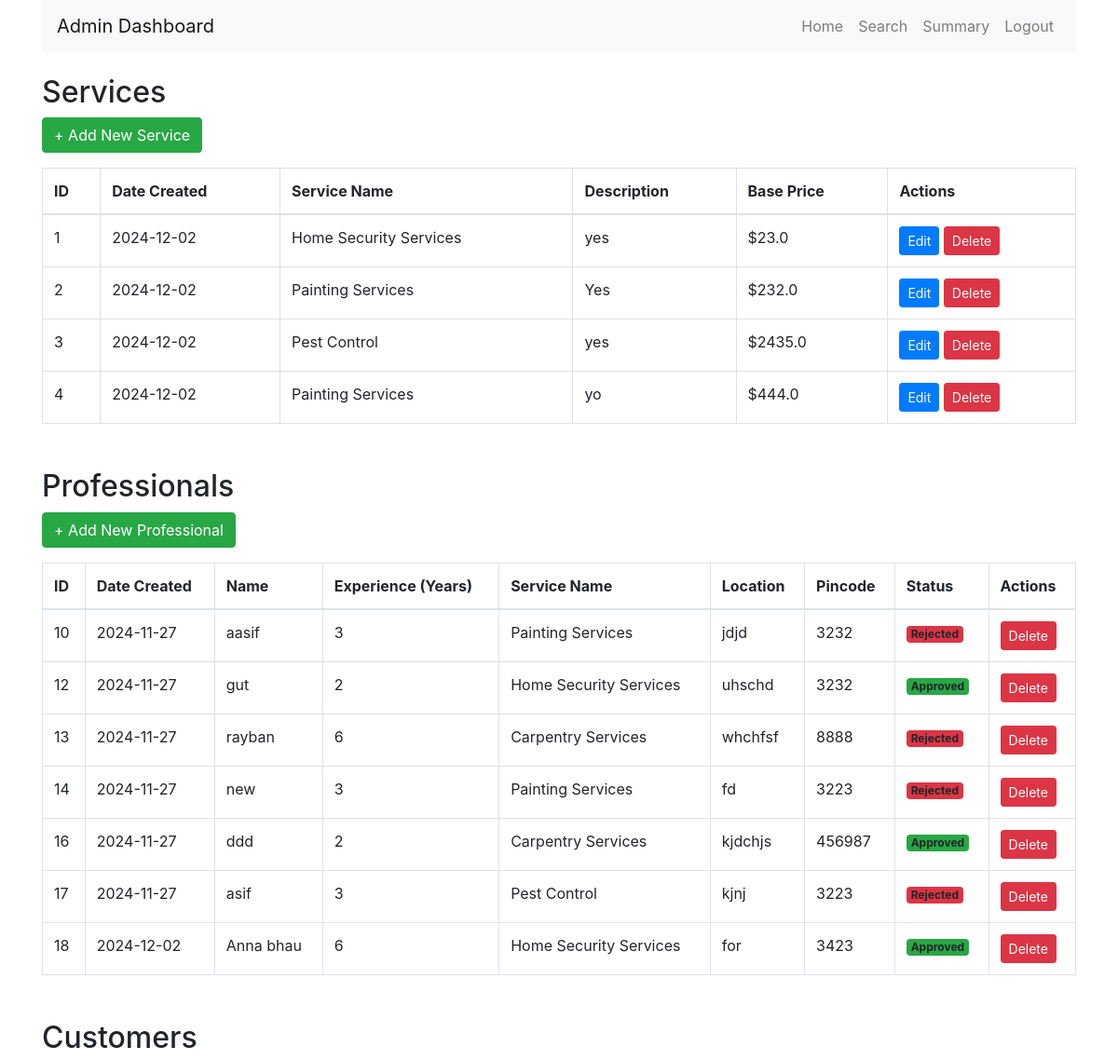
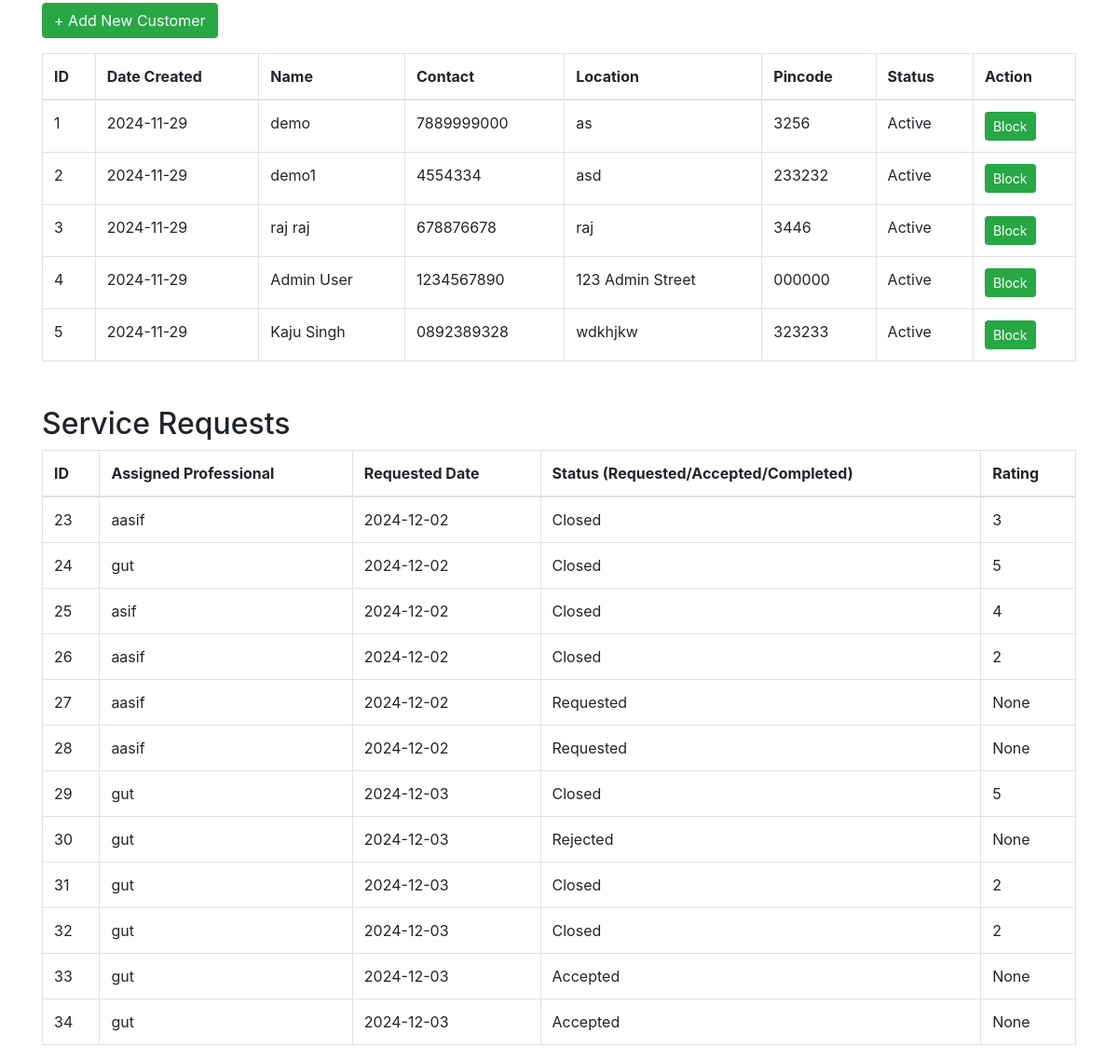
/admin, run on an earlier commit of the app's database (2 pictures, top to bottom).
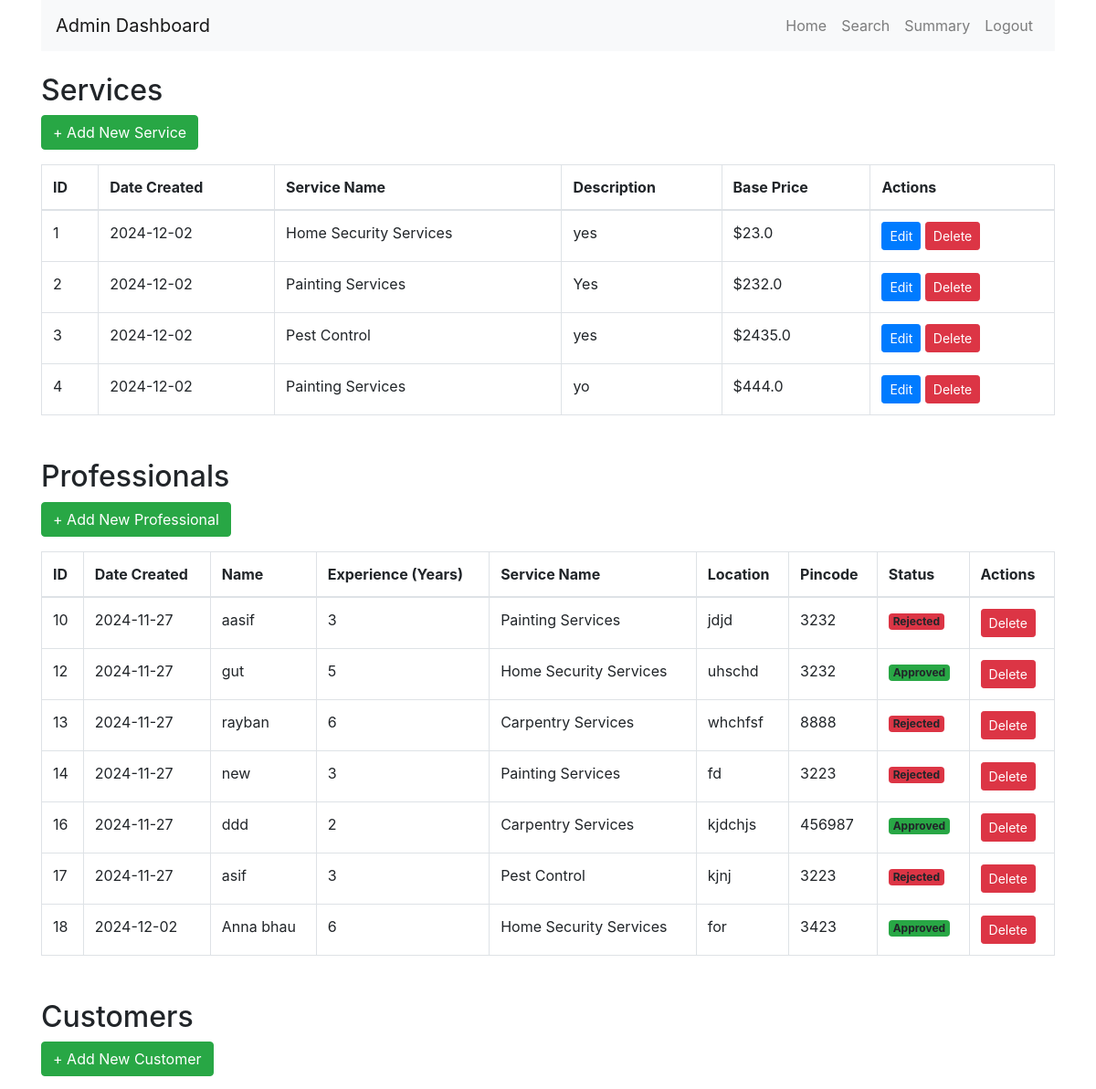
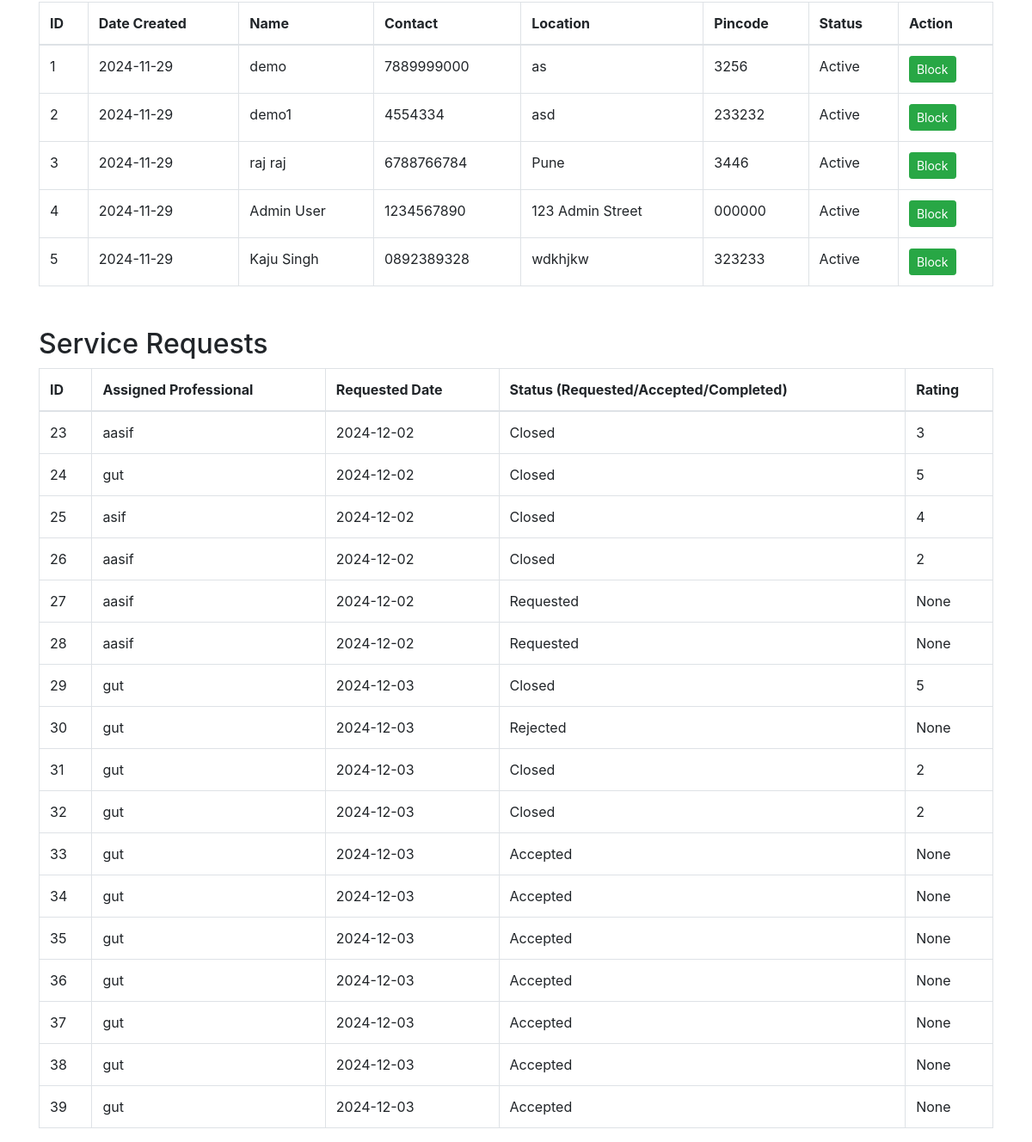
And on a later commit of the database (2 pictures, top to bottom).
### models.py (models this page shows, shortened)
class Service(db.Model):
    __tablename__ = 'service'
    service_id = db.Column(db.Integer, primary_key=True, autoincrement=True, nullable=False)
    user_id = db.Column(db.Integer, db.ForeignKey('users.user_id'), default=1, nullable=True)
    prof_id = db.Column(db.Integer, db.ForeignKey('service_professionals.prof_id'), default=1, nullable=True)
    name = db.Column(db.String(100), nullable=True)
    new_service_name = db.Column(db.String(100), nullable=True)
    description = db.Column(db.Text, nullable=True)
    base_price = db.Column(db.Float, nullable=False)
    date_created = db.Column(db.DateTime, default=datetime.utcnow)
    image = db.Column(db.String(255), nullable=True)

class ServiceProfessional(UserMixin, db.Model):
    __tablename__ = 'service_professionals'
    prof_id = db.Column(db.Integer, primary_key=True, autoincrement=True, nullable=False)  # Auto-increment primary key
    username = db.Column(db.String(255), unique=True, nullable=False)  # Unique username
    password = db.Column(db.String(200), nullable=False)  # Store hashed password
    prof_name = db.Column(db.String(250), nullable=False)  # Name of the professional
    service_type = db.Column(db.String(100), nullable=False)  # Type of service offered
    experience = db.Column(db.String(100), nullable=False)  # Years of experience
    address = db.Column(db.Text, nullable=False)  # Address
    contact = db.Column(db.String(15), nullable=False)  # Contact number
    pincode = db.Column(db.String(10), nullable=False)  # Pincode/ZIP code
    date_created = db.Column(db.DateTime, default=func.now(), nullable=False)  # Automatically set to current timestamp
    status = db.Column(db.Text, default=ProfessionalStatus.PENDING, nullable=False)  # Status stored as text
    role = db.Column(db.String(50), default='service_professional', nullable=False)
    service_requests = db.relationship('ServiceRequest', backref='service_professionals', lazy=True)

class User(UserMixin, db.Model):
    __tablename__ = 'users'
    user_id = db.Column(db.Integer, primary_key=True, autoincrement=True, nullable=False)
    username = db.Column(db.String(255), unique=True, nullable=False)
    password = db.Column(db.String(200), nullable=False)
    user_name = db.Column(db.String(250), nullable=False)
    address = db.Column(db.Text, nullable=False)
    contact = db.Column(db.String(15), nullable=False)
    date_created = db.Column(db.DateTime, default=func.now(), nullable=False)
    pincode = db.Column(db.String(10), nullable=False)
    status = db.Column(db.String(20), default='Active')  # Possible values: 'Active', 'Blocked'
    role = db.Column(db.String(50), nullable=False)

class ServiceRequest(db.Model):
    __tablename__ = 'service_requests'
    req_id = db.Column(db.Integer, primary_key=True, autoincrement=True, nullable=False)
    user_id = db.Column(db.Integer, db.ForeignKey('users.user_id'), nullable=True)
    service_id = db.Column(db.Integer, db.ForeignKey('service.service_id'), nullable=True)
    prof_id = db.Column(db.Integer, db.ForeignKey('service_professionals.prof_id'), nullable=True)
    status = db.Column(db.String(20), default='Requested', nullable=False)
    rating = db.Column(db.Integer)
    remarks = db.Column(db.String(255))
    requested_date = db.Column(db.DateTime, default=datetime.utcnow, nullable=False)
    close_date = db.Column(db.DateTime, default=datetime.utcnow, nullable=False)
    service = db.relationship('Service', backref='requests')
    professional = db.relationship('ServiceProfessional', backref='requests')

### admin_routes.py (the view)
@admin_bp.route('/admin')
def home():
    services = Service.query.all()
    professionals = ServiceProfessional.query.all()
    service_requests = ServiceRequest.query.all()
    customers = User.query.all()
    return render_template('admin_panel/admin_dashboard.html', services=services,
                           professionals=professionals, service_requests=service_requests, customers=customers)

### templates/admin_panel/admin_dashboard.html (shortened to what this page needs)
{% extends "admin_panel/base.html" %}
{% block content %}
<div class="container">
    <nav class="navbar navbar-expand-lg navbar-light bg-light mb-4">
        <a class="navbar-brand" href="#">Admin Dashboard</a>
        <div class="collapse navbar-collapse" id="navbarNav">
            <ul class="navbar-nav ml-auto">
                <li class="nav-item"><a class="nav-link" href="{{ url_for('main.admin_dashboard') }}">Home</a></li>
                <li class="nav-item"><a class="nav-link" href="{{ url_for('admin.search') }}">Search</a></li>
                <li class="nav-item"><a class="nav-link" href="{{ url_for('admin.summary') }}">Summary</a></li>
                <li class="nav-item"><a class="nav-link" href="{{ url_for('auth.logout') }}">Logout</a></li>
            </ul>
        </div>
    </nav>
    <div class="mb-5">
        <h2>Services</h2>
        <a href="{{ url_for('admin.add_service') }}" class="btn btn-success mb-3">+ Add New Service</a>
        <table class="table table-bordered">
            <thead>
                <tr>
                    <th>ID</th>
                    <th>Date Created</th>
                    <th>Service Name</th>
                    <th>Description</th>
                    <th>Base Price</th>
                    <th>Actions</th>
                </tr>
            </thead>
            <tbody>
                {% for service in services %}
                <tr>
                    <td>{{ service.service_id }}</td>
                    <td>{{ service.date_created.strftime('%Y-%m-%d') }}</td>
                    <td>{{ service.name }}</td>
                    <td>{{ service.description }}</td>
                    <td>${{ service.base_price }}</td>
                    <td>
                        <a href="{{ url_for('admin.edit_service', service_id=service.service_id) }}" class="btn btn-primary btn-sm">Edit</a>
                        <a href="{{ url_for('admin.delete_service', service_id=service.service_id) }}" class="btn btn-danger btn-sm">Delete</a>
                    </td>
                </tr>
                {% endfor %}
            </tbody>
        </table>
    </div>
    <div class="mb-5">
        <h2>Professionals</h2>
        <a href="{{ url_for('admin.add_professional') }}" class="btn btn-success mb-3">+ Add New Professional</a>
        <table class="table table-bordered">
            <thead>
                <tr>
                    <th>ID</th>
                    <th>Date Created</th>
                    <th>Name</th>
                    <th>Experience (Years)</th>
                    <th>Service Name</th>
                    <th>Location</th>
                    <th>Pincode</th>
                    <th>Status</th>
                    <th>Actions</th>
                </tr>
            </thead>
            <tbody>
                {% for professional in professionals %}
                <tr>
                    <td>{{ professional.prof_id }}</td>
                    <td>{{ professional.date_created.strftime('%Y-%m-%d') if professional.date_created else 'N/A' }}</td>
                    <td>{{ professional.prof_name }}</td>
                    <td>{{ professional.experience or 'N/A' }}</td>
                    <td>{{ professional.service_type }}</td>
                    <td>{{ professional.address }}</td>
                    <td>{{ professional.pincode }}</td>
                    <td>
                        {% if professional.status == 'PENDING' %}
                            <span class="badge bg-warning">Pending</span>
                        {% elif professional.status == 'APPROVED' %}
                            <span class="badge bg-success">Approved</span>
                        {% elif professional.status == 'REJECTED' %}
                            <span class="badge bg-danger">Rejected</span>
                        {% endif %}
                    </td>
                    <td>
                        <a href="{{ url_for('admin.delete_professional', professional_id=professional.prof_id) }}" class="btn btn-danger btn-sm">Delete</a>
                    </td>
                </tr>
                {% endfor %}
            </tbody>
        </table>
    </div>
    <div class="mb-5">
        <h2>Customers</h2>
        <a href="{{ url_for('admin.add_customer') }}" class="btn btn-success mb-3">+ Add New Customer</a>
        <table class="table table-bordered">
            <thead>
                <tr>
                    <th>ID</th>
                    <th>Date Created</th>
                    <th>Name</th>
                    <th>Contact</th>
                    <th>Location</th>
                    <th>Pincode</th>
                    <th>Status</th>
                    <th>Action</th>
                </tr>
            </thead>
            <tbody>
                {% for customer in customers %}
                <tr>
                    <td>{{ customer.user_id }}</td>
                    <td>{{ customer.date_created.strftime('%Y-%m-%d') if customer.date_created else 'N/A' }}</td>
                    <td>{{ customer.user_name }}</td>
                    <td>{{ customer.contact }}</td>
                    <td>{{ customer.address }}</td>
                    <td>{{ customer.pincode }}</td>
                    <td>{{ customer.status }}</td>
                    <td>
                        {% if customer.status == 'Active' %}
                            <a href="{{ url_for('admin.block_customer', customer_id=customer.user_id) }}" class="btn btn-success btn-sm">Block</a>
                        {% else %}
                            <a href="{{ url_for('admin.unblock_customer', customer_id=customer.user_id) }}" class="btn btn-success btn-sm">Unblock</a>
                        {% endif %}
                    </td>
                </tr>
                {% endfor %}
            </tbody>
        </table>
    </div>
    <div>
        <h2>Service Requests</h2>
        <table class="table table-bordered">
            <thead>
                <tr>
                    <th>ID</th>
                    <th>Assigned Professional</th>
                    <th>Requested Date</th>
                    <th>Status (Requested/Accepted/Completed)</th>
                    <th>Rating</th>
                </tr>
            </thead>
            <tbody>
                {% for request in service_requests %}
                <tr>
                    <td>{{ request.req_id }}</td>
                    <td>{{ request.service_professionals.prof_name }}</td>
                    <td>{{ request.requested_date.strftime('%Y-%m-%d') }}</td>
                    <td>{{ request.status }}</td>
                    <td>{{ request.rating }}</td>
                </tr>
                {% endfor %}
            </tbody>
        </table>
    </div>
</div>
{% endblock %}

### templates/admin_panel/base.html (shortened to what this page needs)
<!DOCTYPE html>
<html lang="en">
<head>
    <link rel="stylesheet" href="https://stackpath.bootstrapcdn.com/bootstrap/4.5.2/css/bootstrap.min.css">
</head>
<body>
    <div class="container-fluid">
        {% block content %}{% endblock %}
    </div>
</body>
</html>

What changed in the data, as far as the page shows it:
changed ServiceProfessional "gut": experience "2" → "5"
changed User "raj raj": contact "678876678" → "6788766784"; address "raj" → "Pune"
added ServiceRequest: req_id "35", service_professionals.prof_name "gut", requested_date "2024-12-03", status "Accepted", rating "None"
added ServiceRequest: req_id "36", service_professionals.prof_name "gut", requested_date "2024-12-03", status "Accepted", rating "None"
added ServiceRequest: req_id "37", service_professionals.prof_name "gut", requested_date "2024-12-03", status "Accepted", rating "None"
added ServiceRequest: req_id "38", service_professionals.prof_name "gut", requested_date "2024-12-03", status "Accepted", rating "None"
added ServiceRequest: req_id "39", service_professionals.prof_name "gut", requested_date "2024-12-03", status "Accepted", rating "None"
